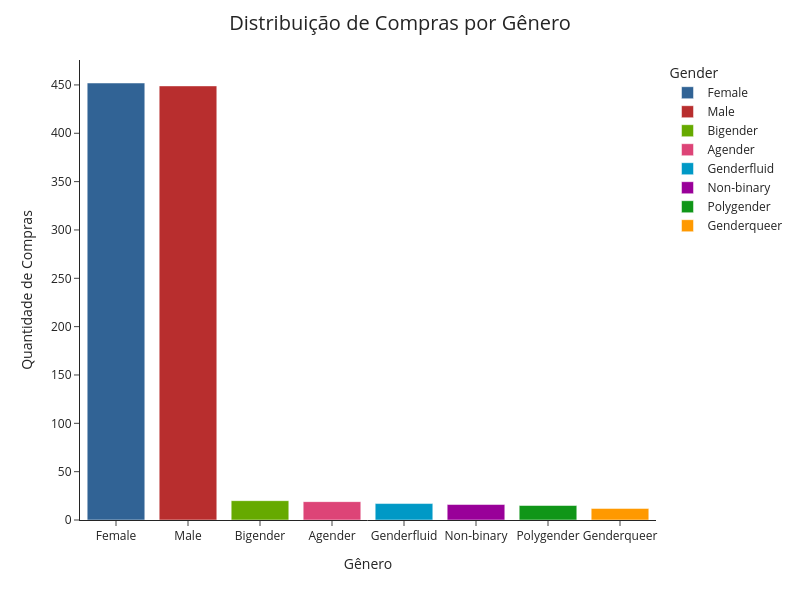

Source (notebook cell):
### Code cell
dist_gender = ecomm["Gender"].value_counts()
generos = px.bar(dist_gender,x=list(dist_gender.index),y=dist_gender,template='simple_white',color=dist_gender.index, color_discrete_sequence=px.colors.qualitative.G10_r)
generos.update_layout(xaxis_title="Gênero",
                     yaxis_title="Quantidade de Compras",
                     title="Distribuição de Compras por Gênero",
                     title_x=0.5,
                     title_font=dict(size=20),
                     width=800,
                     height=600,
                     
                     )
generos.show()

### Figure 1 — Plotly figure (JSON) as saved in the notebook; plotly's stock layout.template omitted (floating-point values rounded to 4 significant figures)
{"data": [{"alignmentgroup": "True", "hovertemplate": "Gender=Female<br>x=%{x}<br>y=%{y}<extra></extra>", "legendgroup": "Female", "marker": {"color": "#316395", "pattern": {"shape": ""}}, "name": "Female", "offsetgroup": "Female", "orientation": "v", "showlegend": true, "textposition": "auto", "type": "bar", "x": ["Female"], "xaxis": "x", "y": [452], "yaxis": "y"}, {"alignmentgroup": "True", "hovertemplate": "Gender=Male<br>x=%{x}<br>y=%{y}<extra></extra>", "legendgroup": "Male", "marker": {"color": "#B82E2E", "pattern": {"shape": ""}}, "name": "Male", "offsetgroup": "Male", "orientation": "v", "showlegend": true, "textposition": "auto", "type": "bar", "x": ["Male"], "xaxis": "x", "y": [449], "yaxis": "y"}, {"alignmentgroup": "True", "hovertemplate": "Gender=Bigender<br>x=%{x}<br>y=%{y}<extra></extra>", "legendgroup": "Bigender", "marker": {"color": "#66AA00", "pattern": {"shape": ""}}, "name": "Bigender", "offsetgroup": "Bigender", "orientation": "v", "showlegend": true, "textposition": "auto", "type": "bar", "x": ["Bigender"], "xaxis": "x", "y": [20], "yaxis": "y"}, {"alignmentgroup": "True", "hovertemplate": "Gender=Agender<br>x=%{x}<br>y=%{y}<extra></extra>", "legendgroup": "Agender", "marker": {"color": "#DD4477", "pattern": {"shape": ""}}, "name": "Agender", "offsetgroup": "Agender", "orientation": "v", "showlegend": true, "textposition": "auto", "type": "bar", "x": ["Agender"], "xaxis": "x", "y": [19], "yaxis": "y"}, {"alignmentgroup": "True", "hovertemplate": "Gender=Genderfluid<br>x=%{x}<br>y=%{y}<extra></extra>", "legendgroup": "Genderfluid", "marker": {"color": "#0099C6", "pattern": {"shape": ""}}, "name": "Genderfluid", "offsetgroup": "Genderfluid", "orientation": "v", "showlegend": true, "textposition": "auto", "type": "bar", "x": ["Genderfluid"], "xaxis": "x", "y": [17], "yaxis": "y"}, {"alignmentgroup": "True", "hovertemplate": "Gender=Non-binary<br>x=%{x}<br>y=%{y}<extra></extra>", "legendgroup": "Non-binary", "marker": {"color": "#990099", "pattern": {"shape": ""}}, "name": "Non-binary", "offsetgroup": "Non-binary", "orientation": "v", "showlegend": true, "textposition": "auto", "type": "bar", "x": ["Non-binary"], "xaxis": "x", "y": [16], "yaxis": "y"}, {"alignmentgroup": "True", "hovertemplate": "Gender=Polygender<br>x=%{x}<br>y=%{y}<extra></extra>", "legendgroup": "Polygender", "marker": {"color": "#109618", "pattern": {"shape": ""}}, "name": "Polygender", "offsetgroup": "Polygender", "orientation": "v", "showlegend": true, "textposition": "auto", "type": "bar", "x": ["Polygender"], "xaxis": "x", "y": [15], "yaxis": "y"}, {"alignmentgroup": "True", "hovertemplate": "Gender=Genderqueer<br>x=%{x}<br>y=%{y}<extra></extra>", "legendgroup": "Genderqueer", "marker": {"color": "#FF9900", "pattern": {"shape": ""}}, "name": "Genderqueer", "offsetgroup": "Genderqueer", "orientation": "v", "showlegend": true, "textposition": "auto", "type": "bar", "x": ["Genderqueer"], "xaxis": "x", "y": [12], "yaxis": "y"}], "layout": {"barmode": "relative", "height": 600, "legend": {"title": {"text": "Gender"}, "tracegroupgap": 0}, "margin": {"t": 60}, "title": {"font": {"size": 20}, "text": "Distribuição de Compras por Gênero", "x": 0.5}, "width": 800, "xaxis": {"anchor": "y", "domain": [0, 1], "title": {"text": "Gênero"}}, "yaxis": {"anchor": "x", "domain": [0, 1], "title": {"text": "Quantidade de Compras"}}}}
